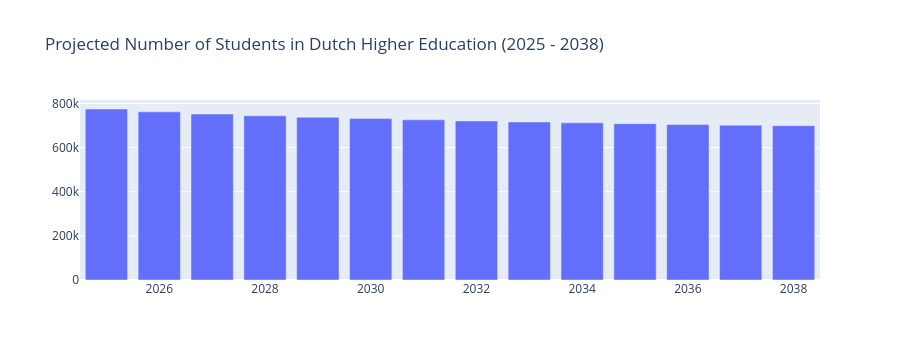

Write notebook code for a chart like this one.
### Markdown cell above
## Perspective 2: This demographic decline poses a structural threat to the sustainability of academic programs, institutional funding, and the regional availability of higher education. 
Although student numbers in Dutch higher education have grown for years, recent DUO projections indicate a structural decline starting from 2025.
DUO expects a decline from approximately 780,000 students in 2025 to below 700,000 by 2038. This trend is not temporary nor incidental, but closely connected to broader societal and demographic shifts. As a result, the sustainability of particularly small-scale programs, regionally anchored institutions, and broad-based universities is coming under increasing pressure. This perspective highlights how the structural decline has uneven effects on different types of programs and regions, and why this calls for differentiated and forward-looking policies.

### Code cell
jaren3 = [2025, 2026, 2027, 2028, 2029, 2030, 2031, 2032, 2033, 2034, 2035, 2036, 2037, 2038]

fig5 = go.Figure([go.Bar(
    y = [student_prognoses[student_prognoses['jaar'] == jaar]['ingeschrevenen_HO'].sum() for jaar in jaren3],
    x = jaren3
)])
fig5.update_layout(title = 'Projected Number of Students in Dutch Higher Education (2025 - 2038)', height = 600)

fig5.show()

### Figure 1 — Plotly figure (JSON) as saved in the notebook; plotly's stock layout.template omitted (floating-point values rounded to 4 significant figures)
{"data": [{"type": "bar", "x": [2025, 2026, 2027, 2028, 2029, 2030, 2031, 2032, 2033, 2034, 2035, 2036, 2037, 2038], "y": [774800.0, 762000.0, 752100.0, 743900.0, 737400.0, 731400.0, 725800.0, 720700.0, 716100.0, 712000.0, 708300.0, 704800.0, 701600.0, 699300.0]}], "layout": {"autosize": true, "height": 360, "title": {"text": "Projected Number of Students in Dutch Higher Education (2025 - 2038)"}, "xaxis": {"autorange": true, "range": [2024.0, 2038.0], "type": "linear"}, "yaxis": {"autorange": true, "range": [0, 815500.0], "type": "linear"}}}
